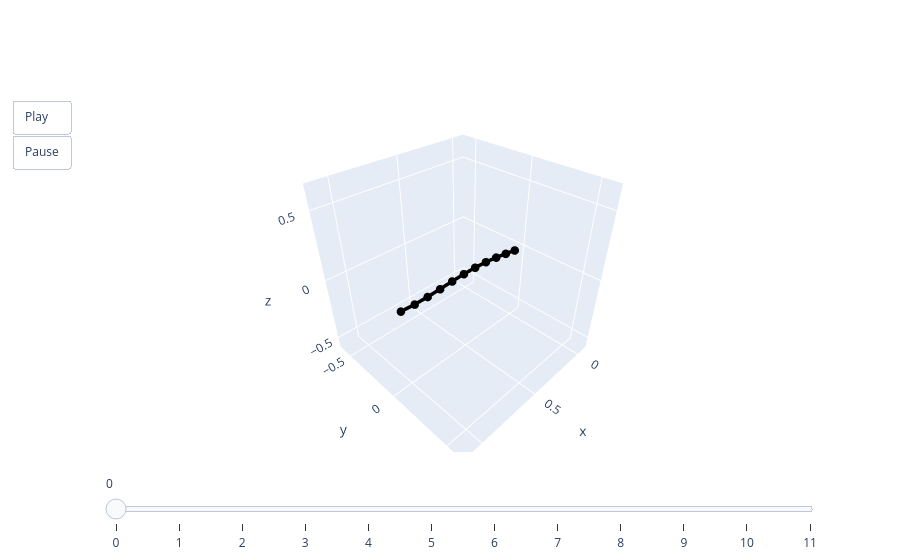

Source (notebook cell):
### Code cell
animate(pred[0])

### Figure 1 — Plotly figure (JSON) as saved in the notebook; plotly's stock layout.template omitted (floating-point values rounded to 4 significant figures)
{"data": [{"line": {"color": "black", "width": 7}, "marker": {"size": 5}, "mode": "lines+markers", "type": "scatter3d", "x": [0, 0.1006, 0.2036, 0.3079, 0.4127, 0.5174, 0.6214, 0.7245, 0.8262, 0.927, 1.029], "y": [0, 0, 0, 0, 0, 0, 0, 0, 0, 0, 0], "z": [0, 0.01667, 0.0318, 0.04282, 0.04828, 0.04821, 0.04403, 0.03815, 0.03354, 0.03315, 0.03951]}], "layout": {"scene": {"aspectmode": "cube", "xaxis": {"autorange": false, "range": [-0.105, 1.155]}, "yaxis": {"autorange": false, "range": [-0.6298, 0.6298]}, "zaxis": {"autorange": false, "range": [-0.5927, 0.6669]}}, "sliders": [{"steps": [{"args": [["0"], {"frame": {"duration": 0, "redraw": true}, "mode": "immediate"}], "label": "0", "method": "animate"}, {"args": [["1"], {"frame": {"duration": 0, "redraw": true}, "mode": "immediate"}], "label": "1", "method": "animate"}, {"args": [["2"], {"frame": {"duration": 0, "redraw": true}, "mode": "immediate"}], "label": "2", "method": "animate"}, {"args": [["3"], {"frame": {"duration": 0, "redraw": true}, "mode": "immediate"}], "label": "3", "method": "animate"}, {"args": [["4"], {"frame": {"duration": 0, "redraw": true}, "mode": "immediate"}], "label": "4", "method": "animate"}, {"args": [["5"], {"frame": {"duration": 0, "redraw": true}, "mode": "immediate"}], "label": "5", "method": "animate"}, {"args": [["6"], {"frame": {"duration": 0, "redraw": true}, "mode": "immediate"}], "label": "6", "method": "animate"}, {"args": [["7"], {"frame": {"duration": 0, "redraw": true}, "mode": "immediate"}], "label": "7", "method": "animate"}, {"args": [["8"], {"frame": {"duration": 0, "redraw": true}, "mode": "immediate"}], "label": "8", "method": "animate"}, {"args": [["9"], {"frame": {"duration": 0, "redraw": true}, "mode": "immediate"}], "label": "9", "method": "animate"}, {"args": [["10"], {"frame": {"duration": 0, "redraw": true}, "mode": "immediate"}], "label": "10", "method": "animate"}, {"args": [["11"], {"frame": {"duration": 0, "redraw": true}, "mode": "immediate"}], "label": "11", "method": "animate"}]}], "updatemenus": [{"buttons": [{"args": [null, {"frame": {"duration": 50, "redraw": true}, "fromcurrent": true}], "label": "Play", "method": "animate"}, {"args": [[null], {"frame": {"duration": 0, "redraw": true}, "mode": "immediate"}], "label": "Pause", "method": "animate"}], "showactive": false, "type": "buttons"}]}}
